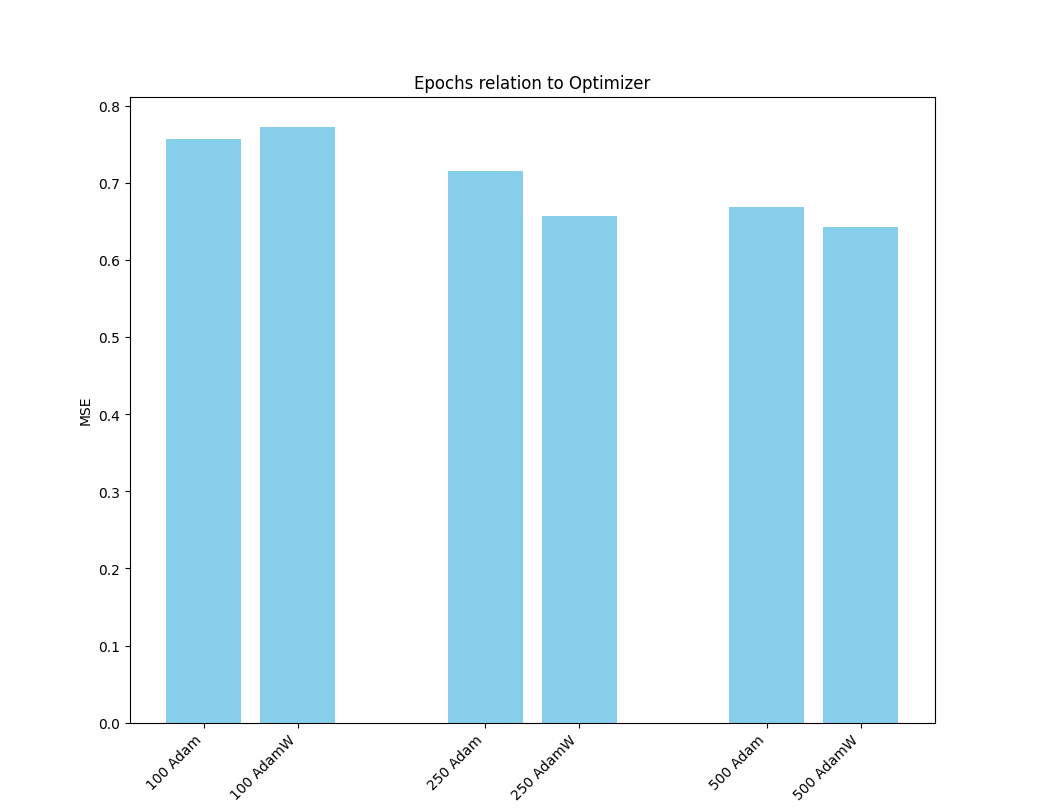

Here is the Python script that generated this plot:
import pandas as pd
import numpy as np
import matplotlib.pyplot as plt
import re

results = pd.read_csv("results.csv")
Models = results["Model"]
MSE = results["MSE"]
R2 =  results["R^2"]
MAE =  results["MAE"]
CV =  results["CV"]
Count =  results["Count"]

#Epochs vs Optimizer
_100_Adam = 0
_100_AdamW = 0

_250_Adam = 0
_250_AdamW = 0

_500_Adam = 0
_500_AdamW = 0

count = 0
for i in range(len(results)):
    model_name = results.iloc[i]["Model"]
    mse_value = results.iloc[i]["MSE"]

    if re.search("100", model_name) and re.search("AdamW", model_name):
        _100_Adam += mse_value
        count += 1
    elif re.search("100", model_name) and re.search("Adam", model_name):
        _100_AdamW += mse_value

    elif re.search("250", model_name) and re.search("AdamW", model_name):
        _250_Adam += mse_value
    elif re.search("250", model_name) and re.search("Adam", model_name):
        _250_AdamW += mse_value

    elif re.search("500", model_name) and re.search("AdamW", model_name):
        _500_Adam += mse_value
    elif re.search("500", model_name) and re.search("Adam", model_name):
        _500_AdamW += mse_value
        
    else:
        print("ERROR")
        
_100_Adam /= count
_100_AdamW /= count

_250_Adam /= count
_250_AdamW /= count

_500_Adam /= count
_500_AdamW /= count

values = [_100_Adam, _100_AdamW, _250_Adam, _250_AdamW, _500_Adam, _500_AdamW]
categories = ["100 Adam", "100 AdamW", "250 Adam", "250 AdamW", "500 Adam", "500 AdamW"]

# Group size and spacing
group_size = 2  # Space after every 2 bars
spacer = 1      # Space width

# Adjust x positions to include spacing
x_positions = []
for i in range(len(values)):
    x_positions.append(i + (i // group_size) * spacer)

# Plotting the bar graph
plt.figure(figsize=(12, 6))
plt.bar(x_positions, values, color='skyblue', width=0.8)

# Adjust x-ticks to align with categories
plt.xticks(x_positions, categories, rotation=45, ha="right")
plt.title("Epochs relation to Optimizer")
# plt.xlabel("Models")
plt.ylabel("MSE")
plt.show()
